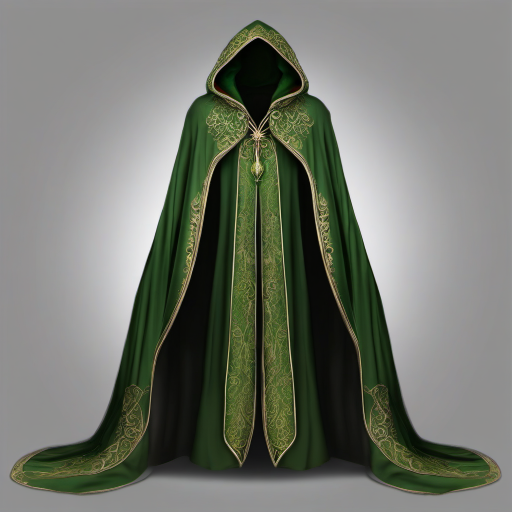
#> input picture rogue-cloak-of-elvenkind.png, 1024 x 1024 px (shown at 1/2 size)
$ python fit-icons-to-canvas.py ..
#> lines starting #> are read from the running program, lines starting #| are printed output that depends on the picture
#!/usr/bin/env python3
from __future__ import annotations

import argparse
from pathlib import Path

from PIL import Image


SUPPORTED_EXTENSIONS = {".png", ".jpg", ".jpeg", ".webp"}


def parse_args() -> argparse.Namespace:
    parser = argparse.ArgumentParser(
        description=(
            "Fit transparent icons to a fixed square canvas by detecting the "
            "non-transparent object bounds."
        )
    )
    parser.add_argument("input_dir", type=Path, help="Directory with source icons")
    parser.add_argument(
        "output_dir",
        type=Path,
        nargs="?",
        help="Directory for processed icons (default: <input_dir>/fit-1024)",
    )
    parser.add_argument(
        "--size",
        type=int,
        default=1024,
        help="Output width/height in pixels (default: 1024)",
    )
    parser.add_argument(
        "--margin",
        type=int,
        default=48,
        help="Margin from object to canvas edge in pixels (default: 48)",
    )
    parser.add_argument(
        "--alpha-threshold",
        type=int,
        default=1,
        help=(
            "Alpha threshold for object detection, 0-255 (default: 1). "
            "Higher values ignore faint edge pixels."
        ),
    )
    return parser.parse_args()


def find_object_bbox(img: Image.Image, alpha_threshold: int) -> tuple[int, int, int, int] | None:
    alpha = img.getchannel("A")
    mask = alpha.point(lambda value: 255 if value >= alpha_threshold else 0, mode="L")
    return mask.getbbox()


def fit_icon(
    src_path: Path,
    dst_path: Path,
    size: int,
    margin: int,
    alpha_threshold: int,
) -> bool:
#> called with size = 1024, margin = 48, alpha_threshold = 1
    with Image.open(src_path) as source:
#> source is the input picture: PIL image 1024x1024 RGB; mean R, G, B 114.1, 118.1, 108.4
        rgba = source.convert("RGBA")
        bbox = find_object_bbox(rgba, alpha_threshold)
#> in find_object_bbox, `alpha = img.getchannel("A")`: alpha: PIL image 1024x1024 L; every value is 255
#> bbox = (0, 0, 1024, 1024)

        canvas = Image.new("RGBA", (size, size), (0, 0, 0, 0))
#> canvas: PIL image 1024x1024 RGBA; every value is 0

        if bbox is None:
            dst_path.parent.mkdir(parents=True, exist_ok=True)
            canvas.save(dst_path, format="PNG")
            return True

        cropped = rgba.crop(bbox)
        obj_w, obj_h = cropped.size
#> obj_w = 1024; obj_h = 1024
        max_dim = size - (margin * 2)
        if max_dim <= 0:
            raise ValueError(f"Margin {margin} is too large for canvas size {size}.")

        scale = min(max_dim / obj_w, max_dim / obj_h)
#> scale = 0.906
        new_w = max(1, round(obj_w * scale))
#> new_w = 928
        new_h = max(1, round(obj_h * scale))
#> new_h = 928
        resized = cropped.resize((new_w, new_h), Image.Resampling.LANCZOS)
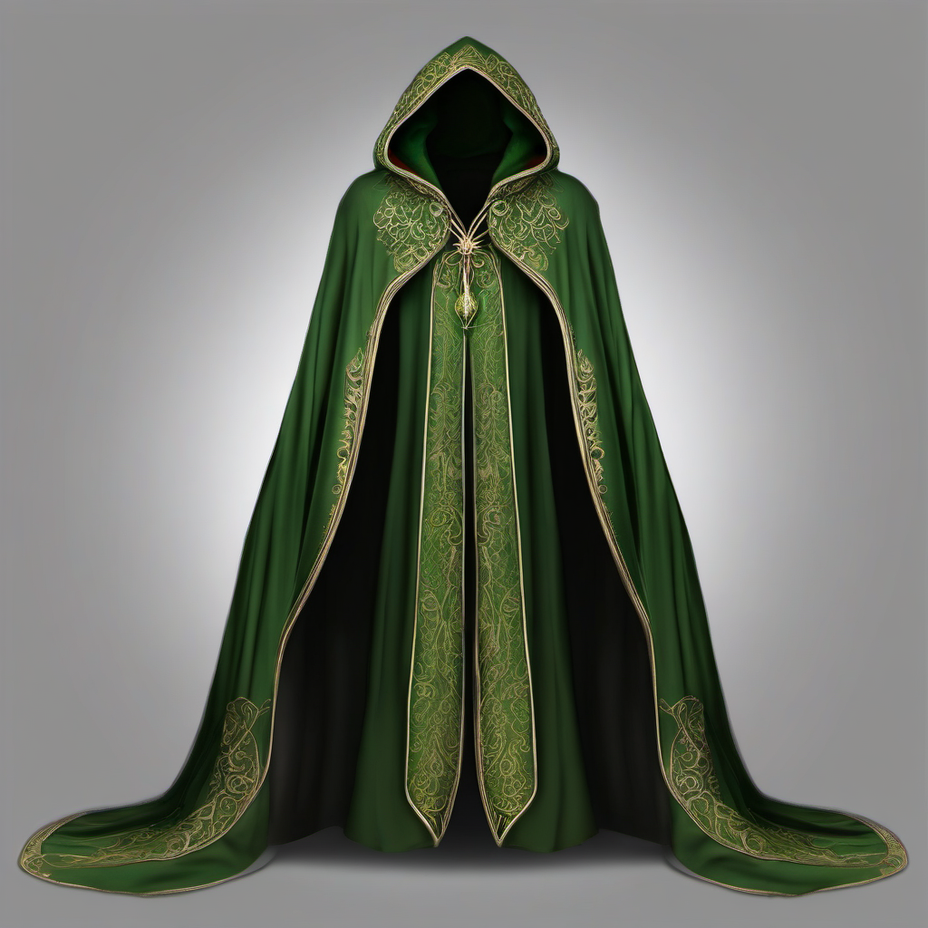
#> resized: PIL image 928x928 RGBA; mean R, G, B, A 114.1, 118.1, 108.4, 255

        paste_x = (size - new_w) // 2
#> paste_x = 48
        paste_y = (size - new_h) // 2
#> paste_y = 48
        canvas.paste(resized, (paste_x, paste_y), resized)
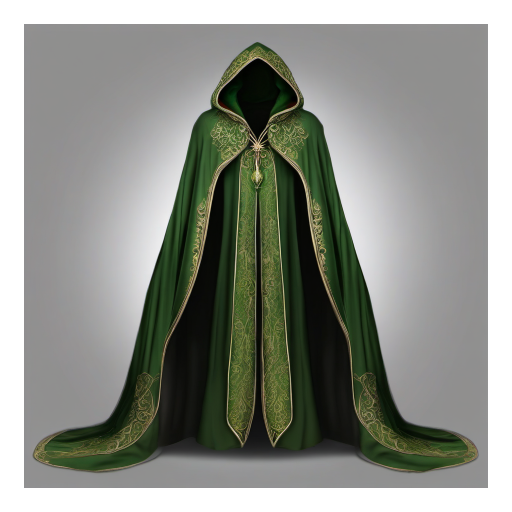
#> canvas: PIL image 1024x1024 RGBA (shown at 1/2 size); mean R, G, B, A 93.7, 97, 89, 209.4; transparent parts drawn white

        dst_path.parent.mkdir(parents=True, exist_ok=True)
        canvas.save(dst_path, format="PNG")
        return True


def main() -> int:
    args = parse_args()

    input_dir = args.input_dir
    output_dir = args.output_dir or (input_dir / "fit-1024")
    size = args.size
    margin = args.margin
    alpha_threshold = args.alpha_threshold

    if not input_dir.is_dir():
        print(f"Error: input directory not found: {input_dir}")
        return 1
    if size <= 0:
        print("Error: --size must be greater than 0.")
        return 1
    if margin < 0:
        print("Error: --margin cannot be negative.")
        return 1
    if not (0 <= alpha_threshold <= 255):
        print("Error: --alpha-threshold must be in range 0..255.")
        return 1

    files = [
        path
        for path in input_dir.rglob("*")
        if path.is_file() and path.suffix.lower() in SUPPORTED_EXTENSIONS
    ]
    if not files:
        print(f"No supported image files found in: {input_dir}")
        return 1

    processed = 0
    for src_path in files:
        rel = src_path.relative_to(input_dir).with_suffix(".png")
        dst_path = output_dir / rel
        fit_icon(src_path, dst_path, size=size, margin=margin, alpha_threshold=alpha_threshold)
        print(f"fit: {src_path} -> {dst_path}")
        processed += 1

    print(f"Done. Processed {processed} image(s). Output: {output_dir}")
    return 0


if __name__ == "__main__":
    raise SystemExit(main())
#> (the program exits here)
